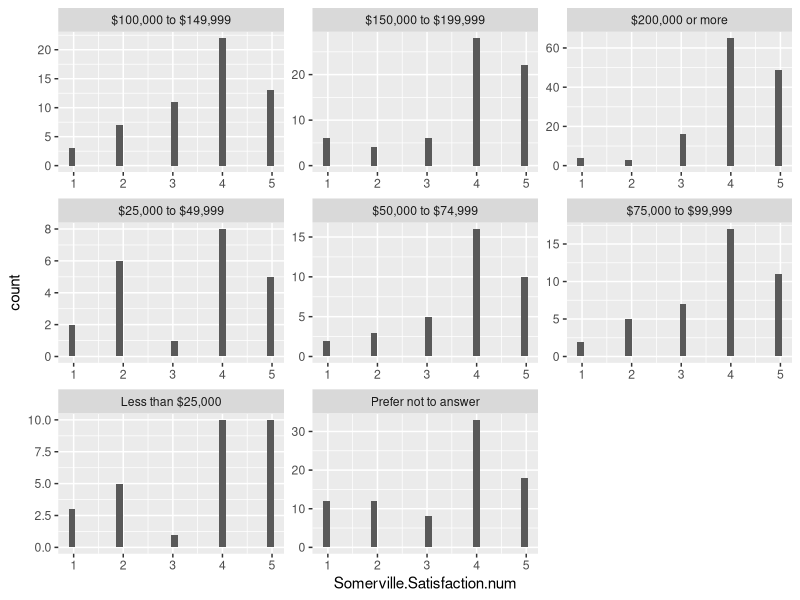
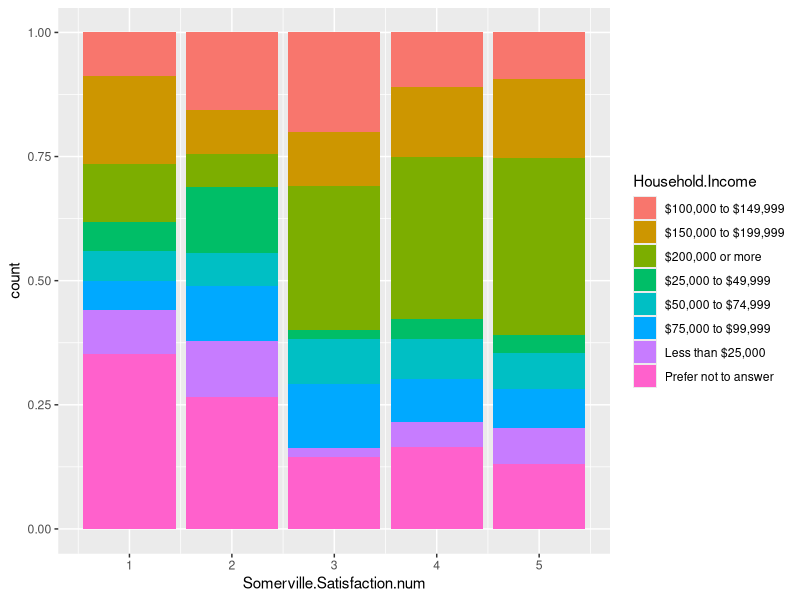

Write R code to recreate these figures, in order. (Note: this script raises an error after producing the figures.)
## ---- chunk 1
library(tidyverse)
library(ggplot2)
library(knitr)
## ---- chunk 2
# the refined comes from the data tidying that was previously done, if you run the code you'll get the new csv on your computer
Somerville_data <- read.csv("refined_somerville.csv")
View(Somerville_data)
## ---- chunk 3
# I think we need to decide if we want to do happiness or satisfaction because in the data cleaning, we took out happiness and only left in satisfaction. 
Somerville_data |>
  ggplot(aes(x = Somerville.Satisfaction.num)) + facet_wrap(vars(Household.Income), scales = "free") + geom_histogram()
## ---- chunk 4
Somerville_data |> filter(Year == 2025) |>
  ggplot(aes(x = Somerville.Satisfaction.num, fill = Household.Income)) + geom_bar(position = "fill")
## ---- chunk 5
barFunction <- function(var){
  Somerville_data |> 
    ggplot(aes(x = Somerville.Satisfaction.num, fill = {{var}})) + geom_bar(position = "fill")
  
}

var = c("Age", "Gender", "Race.Ethnicity", "Household.Income") |>
  map(var, barFunction)
## ---- chunk 6
# we also don't have some of these variables
Somerville_data |> 
  select(ID, Gender, Age, Race.Ethnicity) |>
  kable()
## ---- chunk 7
#seeing total number of participants
Somerville_data |>
  summarize(count = n()) |>
  kable()
## ---- chunk 8
#just seeing number of people in each race because it will def affect analyses
Somerville_data |>
  group_by(Race.Ethnicity) |>
  summarize(raceCount = n()) |>
  kable()
## ---- chunk 9
# attempting to write a function- this is just normal code
Somerville_data |>
  group_by(Race.Ethnicity) |>
  summarize(medianEduSat = median(Education.Quality.Satisfaction.num), 
            medianHap = median (Happiness.num))
## ---- chunk 10
#this one is weird bc the is.numeric is returning all of the numeric, even year, so I will try again, but idk if it will be right 
findingMedian <- function(data){
  data |>
  group_by(Race.Ethnicity) |>
  summarize(across(where(is.numeric), median))
}
## ---- chunk 11
findingMedian(Somerville_data) |>
  kable()
## ---- chunk 12
#function pt 2
findingMedian2 <- function(data){
 data |>
  group_by(Race.Ethnicity) |>
  summarize(across(c(Education.Quality.Satisfaction.num, Housing.Condition.Satisfaction.num, Feel.Part.Community.num, Somerville.Satisfaction.num, Happiness.num), median))
}
## ---- chunk 13
findingMedian2(Somerville_data)
## ---- chunk 14
s_data <- Somerville_data |>
  select(Education.Quality.Satisfaction.num, Housing.Condition.Satisfaction.num, Feel.Part.Community.num, Somerville.Satisfaction.num, Happiness.num)
## ---- chunk 15
#idk if this is right
histogramFunction <- function(col, label, data){
  data |> 
  ggplot(aes(x = {{col}})) + 
  geom_histogram() +
  labs(x = label)
}
## ---- chunk 16
map2(s_data, colnames(s_data), histogramFunction, Somerville_data)
